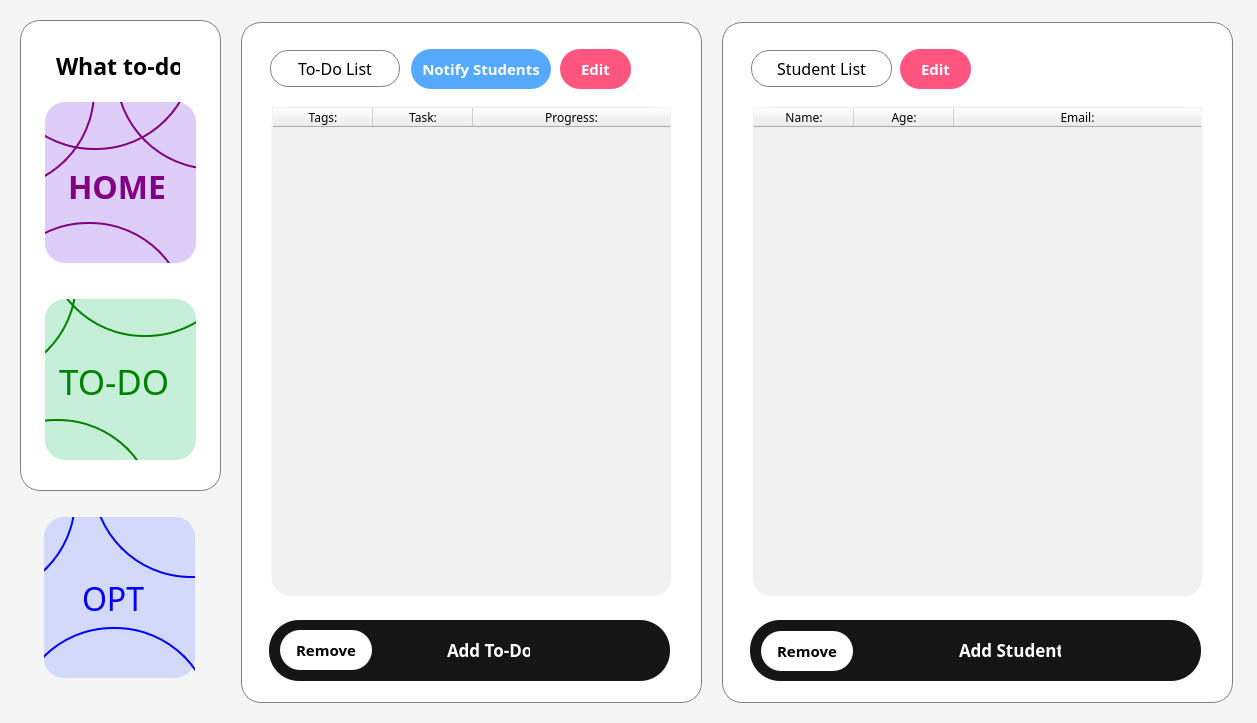
<?xml version="1.0" encoding="UTF-8"?>
<ui version="4.0">
 <class>todolist_teacher</class>
 <widget class="QDialog" name="todolist_teacher">
  <property name="geometry">
   <rect>
    <x>0</x>
    <y>0</y>
    <width>1257</width>
    <height>723</height>
   </rect>
  </property>
  <property name="windowTitle">
   <string>Dialog</string>
  </property>
  <widget class="QFrame" name="main_frm">
   <property name="geometry">
    <rect>
     <x>-40</x>
     <y>-20</y>
     <width>1301</width>
     <height>761</height>
    </rect>
   </property>
   <property name="font">
    <font>
     <family>Swis721 BlkOul BT</family>
     <pointsize>27</pointsize>
    </font>
   </property>
   <property name="styleSheet">
    <string notr="true">background-color: rgb(245, 245, 245);</string>
   </property>
   <property name="frameShape">
    <enum>QFrame::StyledPanel</enum>
   </property>
   <property name="frameShadow">
    <enum>QFrame::Raised</enum>
   </property>
   <widget class="QListWidget" name="frm_nav">
    <property name="geometry">
     <rect>
      <x>60</x>
      <y>40</y>
      <width>201</width>
      <height>471</height>
     </rect>
    </property>
    <property name="styleSheet">
     <string notr="true"> border-radius: 20px; border: 1px solid grey; 
background-color: rgb(255, 255, 255);</string>
    </property>
   </widget>
   <widget class="QListWidget" name="frm_todo">
    <property name="geometry">
     <rect>
      <x>281</x>
      <y>42</y>
      <width>461</width>
      <height>681</height>
     </rect>
    </property>
    <property name="styleSheet">
     <string notr="true"> border-radius: 20px; border: 1px solid grey; 
background-color: rgb(255, 255, 255);</string>
    </property>
   </widget>
   <widget class="QTreeWidget" name="teachtodo_table">
    <property name="geometry">
     <rect>
      <x>311</x>
      <y>126</y>
      <width>401</width>
      <height>491</height>
     </rect>
    </property>
    <property name="styleSheet">
     <string notr="true"> border-radius: 20px; border: 1px solid transparent; 
background-color: rgb(241, 241, 241);</string>
    </property>
    <column>
     <property name="text">
      <string>Tags:</string>
     </property>
     <property name="font">
      <font>
       <family>Dubai</family>
      </font>
     </property>
     <property name="textAlignment">
      <set>AlignCenter</set>
     </property>
    </column>
    <column>
     <property name="text">
      <string>Task:</string>
     </property>
     <property name="font">
      <font>
       <family>Dubai</family>
      </font>
     </property>
     <property name="textAlignment">
      <set>AlignCenter</set>
     </property>
    </column>
    <column>
     <property name="text">
      <string>Progress:</string>
     </property>
     <property name="font">
      <font>
       <family>Dubai</family>
      </font>
     </property>
     <property name="textAlignment">
      <set>AlignCenter</set>
     </property>
    </column>
   </widget>
   <widget class="QPushButton" name="addtodo_btn">
    <property name="geometry">
     <rect>
      <x>309</x>
      <y>640</y>
      <width>401</width>
      <height>61</height>
     </rect>
    </property>
    <property name="font">
     <font>
      <family>Segoe UI Variable Display</family>
      <pointsize>15</pointsize>
     </font>
    </property>
    <property name="styleSheet">
     <string notr="true">QPushButton {background-color: rgb(21, 21, 21); border-radius: 30px; color: white;}

QPushButton:hover {border-radius: 30px; color: white; background-color: rgb(85, 170, 255);}
</string>
    </property>
    <property name="text">
     <string/>
    </property>
   </widget>
   <widget class="QPushButton" name="removetodo_btn">
    <property name="geometry">
     <rect>
      <x>320</x>
      <y>650</y>
      <width>92</width>
      <height>40</height>
     </rect>
    </property>
    <property name="font">
     <font>
      <family>Segoe UI Variable Display</family>
      <pointsize>11</pointsize>
      <weight>75</weight>
      <bold>true</bold>
     </font>
    </property>
    <property name="styleSheet">
     <string notr="true">QPushButton {border-radius: 20px; color: black; background-color: white; }

QPushButton:hover {border-radius: 20px; color: white; background-color: rgb(255, 85, 127);}

</string>
    </property>
    <property name="text">
     <string>Remove</string>
    </property>
   </widget>
   <widget class="QLabel" name="lb_addtodobtn">
    <property name="geometry">
     <rect>
      <x>487</x>
      <y>659</y>
      <width>83</width>
      <height>21</height>
     </rect>
    </property>
    <property name="font">
     <font>
      <family>Segoe UI Variable Display Semib</family>
      <pointsize>13</pointsize>
      <weight>75</weight>
      <bold>true</bold>
      <stylestrategy>PreferDefault</stylestrategy>
     </font>
    </property>
    <property name="styleSheet">
     <string notr="true">background-color: none; border: none; 
color: rgb(255, 255, 255);</string>
    </property>
    <property name="text">
     <string>Add To-Do</string>
    </property>
   </widget>
   <widget class="QPushButton" name="tags_todolist">
    <property name="enabled">
     <bool>false</bool>
    </property>
    <property name="geometry">
     <rect>
      <x>310</x>
      <y>70</y>
      <width>130</width>
      <height>37</height>
     </rect>
    </property>
    <property name="font">
     <font>
      <family>Swis721 BT</family>
      <pointsize>12</pointsize>
      <weight>50</weight>
      <bold>false</bold>
     </font>
    </property>
    <property name="layoutDirection">
     <enum>Qt::LeftToRight</enum>
    </property>
    <property name="styleSheet">
     <string notr="true">background-color: none; border-radius: 18px; color: black;   border: 1px solid grey;</string>
    </property>
    <property name="text">
     <string>To-Do List</string>
    </property>
   </widget>
   <widget class="QPushButton" name="notifyme__btn">
    <property name="geometry">
     <rect>
      <x>451</x>
      <y>69</y>
      <width>140</width>
      <height>40</height>
     </rect>
    </property>
    <property name="font">
     <font>
      <family>Segoe UI Variable Display</family>
      <pointsize>11</pointsize>
      <weight>75</weight>
      <bold>true</bold>
     </font>
    </property>
    <property name="cursor">
     <cursorShape>PointingHandCursor</cursorShape>
    </property>
    <property name="styleSheet">
     <string notr="true">QPushButton {border-radius: 20px; color: white; background-color: rgb(85, 170, 255);}

QPushButton:hover {border-radius: 20px; border: 1px solid #55AAFF; color: rgb(85, 170, 255); background-color: white; }</string>
    </property>
    <property name="text">
     <string>Notify Students</string>
    </property>
   </widget>
   <widget class="QLabel" name="lb_greetings">
    <property name="enabled">
     <bool>true</bool>
    </property>
    <property name="geometry">
     <rect>
      <x>96</x>
      <y>70</y>
      <width>124</width>
      <height>31</height>
     </rect>
    </property>
    <property name="font">
     <font>
      <family>Dubai</family>
      <pointsize>17</pointsize>
      <weight>75</weight>
      <bold>true</bold>
     </font>
    </property>
    <property name="toolTip">
     <string/>
    </property>
    <property name="autoFillBackground">
     <bool>false</bool>
    </property>
    <property name="styleSheet">
     <string notr="true">background-color: NONE;</string>
    </property>
    <property name="text">
     <string>What to-do?</string>
    </property>
   </widget>
   <widget class="QFrame" name="home_frame">
    <property name="geometry">
     <rect>
      <x>85</x>
      <y>122</y>
      <width>151</width>
      <height>161</height>
     </rect>
    </property>
    <property name="cursor">
     <cursorShape>PointingHandCursor</cursorShape>
    </property>
    <property name="styleSheet">
     <string notr="true"> border-radius: 20px; 
background-color: rgb(221, 205, 249);</string>
    </property>
    <property name="frameShape">
     <enum>QFrame::StyledPanel</enum>
    </property>
    <property name="frameShadow">
     <enum>QFrame::Raised</enum>
    </property>
    <widget class="QLabel" name="label_14">
     <property name="geometry">
      <rect>
       <x>-50</x>
       <y>-150</y>
       <width>200</width>
       <height>198</height>
      </rect>
     </property>
     <property name="styleSheet">
      <string notr="true">background-color: none;
border-radius: 99%; /* Make it circular */
border: 2px solid purple ; /* Add a border */

</string>
     </property>
     <property name="text">
      <string/>
     </property>
    </widget>
    <widget class="QLabel" name="label_15">
     <property name="geometry">
      <rect>
       <x>70</x>
       <y>-130</y>
       <width>200</width>
       <height>198</height>
      </rect>
     </property>
     <property name="styleSheet">
      <string notr="true">background-color: none;
border-radius: 99%; /* Make it circular */
border: 2px solid purple ; /* Add a border */

</string>
     </property>
     <property name="text">
      <string/>
     </property>
    </widget>
    <widget class="QLabel" name="mainpagetext_53">
     <property name="geometry">
      <rect>
       <x>23</x>
       <y>59</y>
       <width>111</width>
       <height>51</height>
      </rect>
     </property>
     <property name="font">
      <font>
       <family>Square721 BT</family>
       <pointsize>24</pointsize>
       <weight>75</weight>
       <bold>true</bold>
      </font>
     </property>
     <property name="toolTip">
      <string/>
     </property>
     <property name="autoFillBackground">
      <bool>false</bool>
     </property>
     <property name="styleSheet">
      <string notr="true">background-color: transparent; border: none;
color: purple;


</string>
     </property>
     <property name="text">
      <string>HOME</string>
     </property>
    </widget>
    <widget class="QLabel" name="label_17">
     <property name="geometry">
      <rect>
       <x>-56</x>
       <y>120</y>
       <width>200</width>
       <height>198</height>
      </rect>
     </property>
     <property name="styleSheet">
      <string notr="true">background-color: none;
border-radius: 99%; /* Make it circular */
border: 2px solid purple ; /* Add a border */

</string>
     </property>
     <property name="text">
      <string/>
     </property>
    </widget>
    <widget class="QLabel" name="label_16">
     <property name="geometry">
      <rect>
       <x>-150</x>
       <y>-110</y>
       <width>200</width>
       <height>198</height>
      </rect>
     </property>
     <property name="styleSheet">
      <string notr="true">background-color: none;
border-radius: 99%; /* Make it circular */
border: 2px solid purple ; /* Add a border */

</string>
     </property>
     <property name="text">
      <string/>
     </property>
    </widget>
    <widget class="QPushButton" name="home_btn">
     <property name="geometry">
      <rect>
       <x>0</x>
       <y>0</y>
       <width>151</width>
       <height>161</height>
      </rect>
     </property>
     <property name="styleSheet">
      <string notr="true"> border-radius: 20px; 
background-color: transparent;</string>
     </property>
     <property name="text">
      <string/>
     </property>
    </widget>
   </widget>
   <widget class="QFrame" name="todo_btn">
    <property name="geometry">
     <rect>
      <x>85</x>
      <y>319</y>
      <width>151</width>
      <height>161</height>
     </rect>
    </property>
    <property name="cursor">
     <cursorShape>PointingHandCursor</cursorShape>
    </property>
    <property name="styleSheet">
     <string notr="true"> border-radius: 20px; 
background-color: rgb(198, 239, 216);</string>
    </property>
    <property name="frameShape">
     <enum>QFrame::StyledPanel</enum>
    </property>
    <property name="frameShadow">
     <enum>QFrame::Raised</enum>
    </property>
    <widget class="QLabel" name="label_8">
     <property name="geometry">
      <rect>
       <x>-88</x>
       <y>120</y>
       <width>200</width>
       <height>198</height>
      </rect>
     </property>
     <property name="styleSheet">
      <string notr="true">background-color: none;
border-radius: 99%; /* Make it circular */
border: 2px solid green ; /* Add a border */
</string>
     </property>
     <property name="text">
      <string/>
     </property>
    </widget>
    <widget class="QLabel" name="label_9">
     <property name="geometry">
      <rect>
       <x>-168</x>
       <y>-117</y>
       <width>200</width>
       <height>198</height>
      </rect>
     </property>
     <property name="styleSheet">
      <string notr="true">background-color: none;
border-radius: 99%; /* Make it circular */
border: 2px solid green ; /* Add a border */

</string>
     </property>
     <property name="text">
      <string/>
     </property>
    </widget>
    <widget class="QLabel" name="mainpagetext_52">
     <property name="geometry">
      <rect>
       <x>14</x>
       <y>57</y>
       <width>121</width>
       <height>51</height>
      </rect>
     </property>
     <property name="font">
      <font>
       <family>Swis721 Blk BT</family>
       <pointsize>26</pointsize>
      </font>
     </property>
     <property name="toolTip">
      <string/>
     </property>
     <property name="autoFillBackground">
      <bool>false</bool>
     </property>
     <property name="styleSheet">
      <string notr="true">background-color: transparent; border: none;
color: green;


</string>
     </property>
     <property name="text">
      <string>TO-DO</string>
     </property>
    </widget>
    <widget class="QLabel" name="label_10">
     <property name="geometry">
      <rect>
       <x>0</x>
       <y>-160</y>
       <width>200</width>
       <height>198</height>
      </rect>
     </property>
     <property name="styleSheet">
      <string notr="true">background-color: none;
border-radius: 99%; /* Make it circular */
border: 2px solid green ; /* Add a border */

</string>
     </property>
     <property name="text">
      <string/>
     </property>
    </widget>
   </widget>
   <widget class="QFrame" name="opt_frame">
    <property name="geometry">
     <rect>
      <x>84</x>
      <y>537</y>
      <width>151</width>
      <height>161</height>
     </rect>
    </property>
    <property name="cursor">
     <cursorShape>PointingHandCursor</cursorShape>
    </property>
    <property name="styleSheet">
     <string notr="true"> border-radius: 20px; 
background-color: rgb(211, 217, 250);</string>
    </property>
    <property name="frameShape">
     <enum>QFrame::StyledPanel</enum>
    </property>
    <property name="frameShadow">
     <enum>QFrame::Raised</enum>
    </property>
    <widget class="QLabel" name="label_12">
     <property name="geometry">
      <rect>
       <x>-168</x>
       <y>-117</y>
       <width>200</width>
       <height>198</height>
      </rect>
     </property>
     <property name="styleSheet">
      <string notr="true">background-color: none;
border-radius: 99%; /* Make it circular */
border: 2px solid blue;
</string>
     </property>
     <property name="text">
      <string/>
     </property>
    </widget>
    <widget class="QLabel" name="mainpagetext_61">
     <property name="geometry">
      <rect>
       <x>38</x>
       <y>56</y>
       <width>91</width>
       <height>51</height>
      </rect>
     </property>
     <property name="font">
      <font>
       <family>Swis721 Blk BT</family>
       <pointsize>24</pointsize>
      </font>
     </property>
     <property name="toolTip">
      <string/>
     </property>
     <property name="autoFillBackground">
      <bool>false</bool>
     </property>
     <property name="styleSheet">
      <string notr="true">background-color: transparent; border: none; 
color: blue;</string>
     </property>
     <property name="text">
      <string>OPT</string>
     </property>
    </widget>
    <widget class="QLabel" name="label_11">
     <property name="geometry">
      <rect>
       <x>-30</x>
       <y>110</y>
       <width>200</width>
       <height>198</height>
      </rect>
     </property>
     <property name="styleSheet">
      <string notr="true">background-color: none;
border-radius: 99%; /* Make it circular */
border: 2px solid blue;
</string>
     </property>
     <property name="text">
      <string/>
     </property>
    </widget>
    <widget class="QLabel" name="label_13">
     <property name="geometry">
      <rect>
       <x>48</x>
       <y>-137</y>
       <width>200</width>
       <height>198</height>
      </rect>
     </property>
     <property name="styleSheet">
      <string notr="true">background-color: none;
border-radius: 99%; /* Make it circular */
border: 2px solid blue;
</string>
     </property>
     <property name="text">
      <string/>
     </property>
    </widget>
    <widget class="QPushButton" name="opt_btn">
     <property name="geometry">
      <rect>
       <x>0</x>
       <y>0</y>
       <width>146</width>
       <height>161</height>
      </rect>
     </property>
     <property name="styleSheet">
      <string notr="true"> border-radius: 20px; 
background-color: transparent;</string>
     </property>
     <property name="text">
      <string/>
     </property>
    </widget>
   </widget>
   <widget class="QPushButton" name="edittodo_btn">
    <property name="geometry">
     <rect>
      <x>600</x>
      <y>69</y>
      <width>71</width>
      <height>40</height>
     </rect>
    </property>
    <property name="font">
     <font>
      <family>Segoe UI Variable Display</family>
      <pointsize>11</pointsize>
      <weight>75</weight>
      <bold>true</bold>
     </font>
    </property>
    <property name="cursor">
     <cursorShape>PointingHandCursor</cursorShape>
    </property>
    <property name="styleSheet">
     <string notr="true">QPushButton {border-radius: 20px; color: white; background-color: rgb(255, 85, 127);}

QPushButton:hover {border-radius: 20px; border: 1px solid #FF557F; color: rgb(255, 85, 127); background-color: white; }
</string>
    </property>
    <property name="text">
     <string>Edit</string>
    </property>
   </widget>
   <widget class="QListWidget" name="frm_studlist">
    <property name="geometry">
     <rect>
      <x>762</x>
      <y>42</y>
      <width>511</width>
      <height>681</height>
     </rect>
    </property>
    <property name="styleSheet">
     <string notr="true"> border-radius: 20px; border: 1px solid grey; 
background-color: rgb(255, 255, 255);</string>
    </property>
   </widget>
   <widget class="QTreeWidget" name="teachstudlist_table">
    <property name="geometry">
     <rect>
      <x>792</x>
      <y>126</y>
      <width>451</width>
      <height>491</height>
     </rect>
    </property>
    <property name="styleSheet">
     <string notr="true"> border-radius: 20px; border: 1px solid transparent; 
background-color: rgb(241, 241, 241);</string>
    </property>
    <column>
     <property name="text">
      <string>Name:</string>
     </property>
     <property name="font">
      <font>
       <family>Dubai</family>
      </font>
     </property>
     <property name="textAlignment">
      <set>AlignCenter</set>
     </property>
    </column>
    <column>
     <property name="text">
      <string>Age:</string>
     </property>
     <property name="font">
      <font>
       <family>Dubai</family>
      </font>
     </property>
     <property name="textAlignment">
      <set>AlignCenter</set>
     </property>
    </column>
    <column>
     <property name="text">
      <string>Email:</string>
     </property>
     <property name="font">
      <font>
       <family>Dubai</family>
      </font>
     </property>
     <property name="textAlignment">
      <set>AlignCenter</set>
     </property>
    </column>
   </widget>
   <widget class="QPushButton" name="tags_studlist">
    <property name="enabled">
     <bool>false</bool>
    </property>
    <property name="geometry">
     <rect>
      <x>791</x>
      <y>70</y>
      <width>141</width>
      <height>37</height>
     </rect>
    </property>
    <property name="font">
     <font>
      <family>Swis721 BT</family>
      <pointsize>12</pointsize>
      <weight>50</weight>
      <bold>false</bold>
     </font>
    </property>
    <property name="layoutDirection">
     <enum>Qt::LeftToRight</enum>
    </property>
    <property name="styleSheet">
     <string notr="true">background-color: none; border-radius: 18px; color: black;   border: 1px solid grey;</string>
    </property>
    <property name="text">
     <string>Student List</string>
    </property>
   </widget>
   <widget class="QPushButton" name="editstud_btn">
    <property name="geometry">
     <rect>
      <x>940</x>
      <y>69</y>
      <width>71</width>
      <height>40</height>
     </rect>
    </property>
    <property name="font">
     <font>
      <family>Segoe UI Variable Display</family>
      <pointsize>11</pointsize>
      <weight>75</weight>
      <bold>true</bold>
     </font>
    </property>
    <property name="cursor">
     <cursorShape>PointingHandCursor</cursorShape>
    </property>
    <property name="styleSheet">
     <string notr="true">QPushButton {border-radius: 20px; color: white; background-color: rgb(255, 85, 127);}

QPushButton:hover {border-radius: 20px; border: 1px solid #FF557F; color: rgb(255, 85, 127); background-color: white; }
</string>
    </property>
    <property name="text">
     <string>Edit</string>
    </property>
   </widget>
   <widget class="QPushButton" name="addstud_btn">
    <property name="geometry">
     <rect>
      <x>790</x>
      <y>640</y>
      <width>451</width>
      <height>61</height>
     </rect>
    </property>
    <property name="font">
     <font>
      <family>Segoe UI Variable Display</family>
      <pointsize>15</pointsize>
     </font>
    </property>
    <property name="styleSheet">
     <string notr="true">QPushButton {background-color: rgb(21, 21, 21); border-radius: 30px; color: white;}

QPushButton:hover {border-radius: 30px; color: white; background-color: rgb(85, 170, 255);}
</string>
    </property>
    <property name="text">
     <string/>
    </property>
   </widget>
   <widget class="QLabel" name="lb_addstudbtn">
    <property name="geometry">
     <rect>
      <x>999</x>
      <y>659</y>
      <width>102</width>
      <height>21</height>
     </rect>
    </property>
    <property name="font">
     <font>
      <family>Segoe UI Variable Display Semib</family>
      <pointsize>13</pointsize>
      <weight>75</weight>
      <bold>true</bold>
      <stylestrategy>PreferDefault</stylestrategy>
     </font>
    </property>
    <property name="styleSheet">
     <string notr="true">background-color: none; border: none; 
color: rgb(255, 255, 255);</string>
    </property>
    <property name="text">
     <string>Add Student</string>
    </property>
   </widget>
   <widget class="QPushButton" name="removestud_btn">
    <property name="geometry">
     <rect>
      <x>801</x>
      <y>651</y>
      <width>92</width>
      <height>40</height>
     </rect>
    </property>
    <property name="font">
     <font>
      <family>Segoe UI Variable Display</family>
      <pointsize>11</pointsize>
      <weight>75</weight>
      <bold>true</bold>
     </font>
    </property>
    <property name="styleSheet">
     <string notr="true">QPushButton {border-radius: 20px; color: black; background-color: white; }

QPushButton:hover {border-radius: 20px; color: white; background-color: rgb(255, 85, 127);}

</string>
    </property>
    <property name="text">
     <string>Remove</string>
    </property>
   </widget>
  </widget>
 </widget>
 <resources/>
 <connections/>
</ui>
